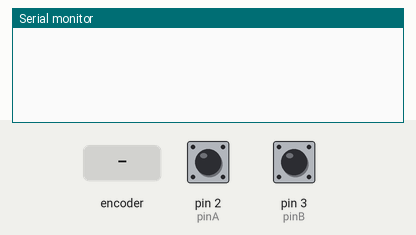
Simulated run of this sketch. Board: Arduino Uno, built with avr-gcc and run on an emulated ATmega328P. Shown: the last lines printed to the serial monitor. Inputs (shaded band) come from the test bench; at power-on: pin 2 (pinA) HIGH, pin 3 (pinB) HIGH.

Above: at 1.2 s.
1.3 s: rotary encoder on pin 2 (pinA) / pin 3 (pinB) turned 1 step (first pin leading)
At 1.8 s:
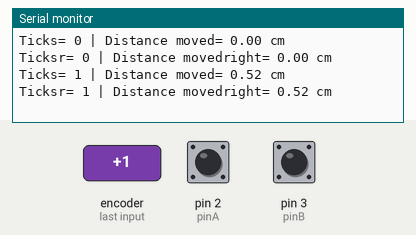
3.0 s: rotary encoder on pin 2 (pinA) / pin 3 (pinB) turned 1 step (first pin leading)
At 4.3 s:
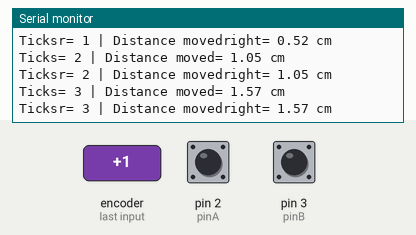

The sketch:

Rotary_encoder_related_funtion_of_final_design.ino
```cpp
#define pinA 2
#define pinB 3

int StateLEFT, LastStateLEFT, StateRIGHT, LastStateRIGHT;

void setup()
{
   pinMode (2, INPUT);
   pinMode (3, INPUT);
   Serial.begin (115200);

   StateLEFT = digitalRead(pinA);
   StateRIGHT = digitalRead(pinA);
   attachInterrupt(0, distance_calLEFT, CHANGE);
   attachInterrupt(1, distance_calRIGHT, CHANGE);

 }

void loop()
{

}

void distance_calLEFT()
{
  static long counter = 0;
  float meter = 0;
  float moving_distance = 0;
  float distick = 10.4772115;
  float dismov = 0;

  StateLEFT = digitalRead(pinA);

  if (StateLEFT != LastStateLEFT)
  {
    counter ++;
  }
  else
  {
    counter = counter;
  }

  dismov = counter * distick /10 /2;

  Serial.print("Ticks= ");Serial.print(counter);Serial.print(" | ");Serial.print("Distance moved= ");Serial.print(dismov);Serial.println(" cm");

  LastStateLEFT = StateLEFT;
}

void distance_calRIGHT()
{
  static long counter = 0;
  float meter = 0;
  float moving_distance = 0;
  float distick = 10.4772115;
  float dismov = 0;

  StateRIGHT = digitalRead(pinB);

  if (StateRIGHT != LastStateRIGHT)
  {
    counter ++;
  }
  else
  {
    counter = counter;
  }

  dismov = counter * distick /10 /2;

  Serial.print("Ticksr= ");Serial.print(counter);Serial.print(" | ");Serial.print("Distance movedright= ");Serial.print(dismov);Serial.println(" cm");

  LastStateRIGHT = StateRIGHT;
}
```

Measured:
- after the input at 1.3 s, the serial monitor: prints a new line at once (image 1)
- after the input at 3.0 s, the serial monitor: prints a new line at once (image 2)
